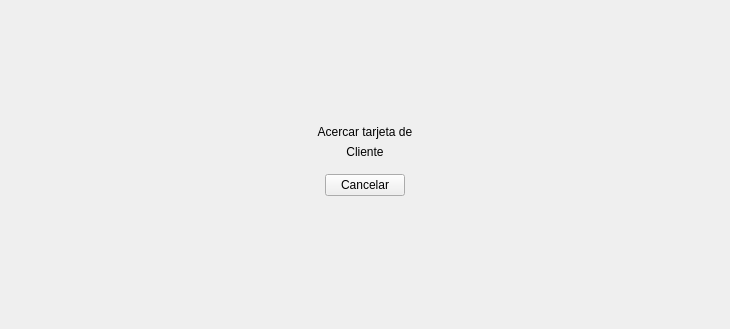
<?xml version="1.0" encoding="UTF-8"?>
<ui version="4.0">
 <class>main</class>
 <widget class="QWidget" name="main">
  <property name="geometry">
   <rect>
    <x>0</x>
    <y>0</y>
    <width>730</width>
    <height>329</height>
   </rect>
  </property>
  <property name="windowTitle">
   <string>Form</string>
  </property>
  <layout class="QVBoxLayout" name="verticalLayout">
   <item>
    <spacer name="top_space">
     <property name="orientation">
      <enum>Qt::Vertical</enum>
     </property>
     <property name="sizeHint" stdset="0">
      <size>
       <width>20</width>
       <height>102</height>
      </size>
     </property>
    </spacer>
   </item>
   <item>
    <widget class="QLabel" name="use_card_lbl">
     <property name="text">
      <string>Acercar tarjeta de</string>
     </property>
     <property name="alignment">
      <set>Qt::AlignCenter</set>
     </property>
    </widget>
   </item>
   <item>
    <widget class="QLabel" name="user_type_lbl">
     <property name="text">
      <string>Cliente</string>
     </property>
     <property name="alignment">
      <set>Qt::AlignCenter</set>
     </property>
    </widget>
   </item>
   <item>
    <widget class="QWidget" name="button_container" native="true">
     <layout class="QHBoxLayout" name="horizontalLayout">
      <item>
       <spacer name="left_space">
        <property name="orientation">
         <enum>Qt::Horizontal</enum>
        </property>
        <property name="sizeHint" stdset="0">
         <size>
          <width>40</width>
          <height>20</height>
         </size>
        </property>
       </spacer>
      </item>
      <item>
       <widget class="QPushButton" name="cancel_btn">
        <property name="text">
         <string>Cancelar</string>
        </property>
       </widget>
      </item>
      <item>
       <spacer name="right_space">
        <property name="orientation">
         <enum>Qt::Horizontal</enum>
        </property>
        <property name="sizeHint" stdset="0">
         <size>
          <width>40</width>
          <height>20</height>
         </size>
        </property>
       </spacer>
      </item>
     </layout>
    </widget>
   </item>
   <item>
    <spacer name="bottom_space">
     <property name="orientation">
      <enum>Qt::Vertical</enum>
     </property>
     <property name="sizeHint" stdset="0">
      <size>
       <width>20</width>
       <height>102</height>
      </size>
     </property>
    </spacer>
   </item>
  </layout>
 </widget>
 <resources/>
 <connections/>
</ui>
